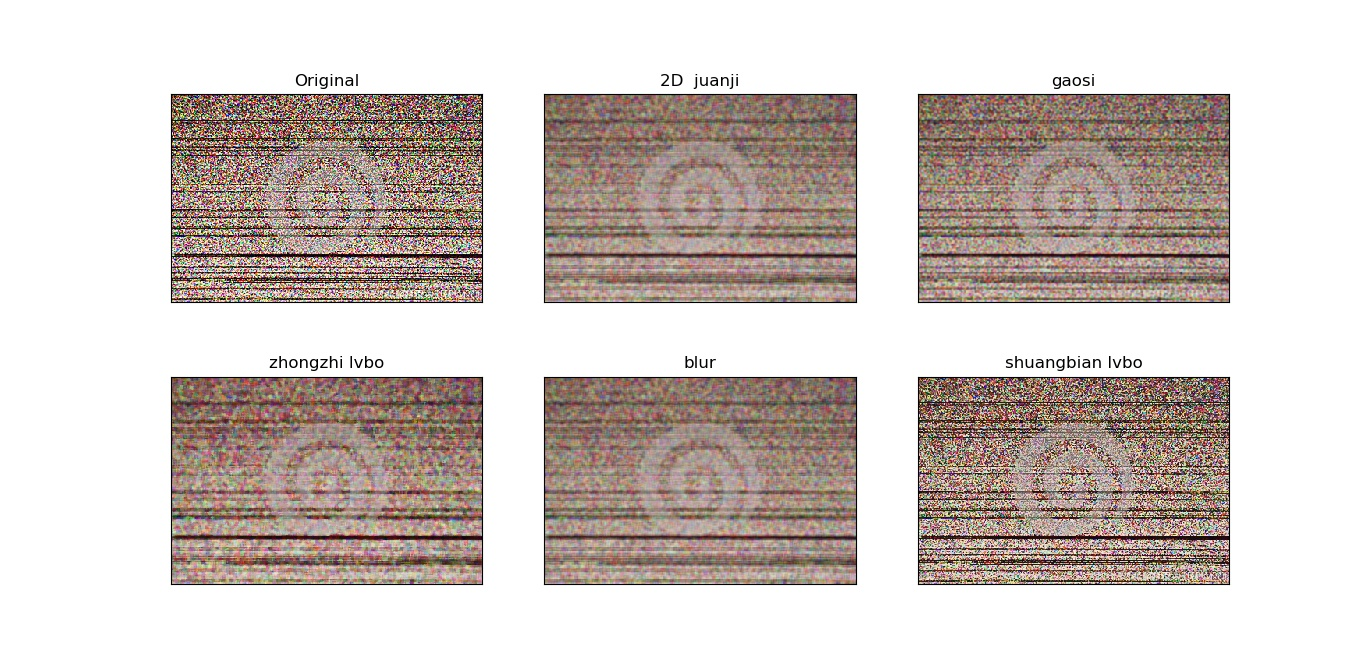

This chart was generated by the following Python code:
import cv2
import numpy as np
from matplotlib import pyplot as plt




p=5
img = cv2.imread('a1.jpg')





'''
2D  卷积
与以为信号一样，我们也可以对 2D 图像实施低通滤波（LPF），高通滤波（HPF）等。LPF 帮助我们去除噪音，模糊图像。
HPF 帮助我们找到图像的边缘。OpenCV 提供的函数 cv.filter2D() 可以让我们对一幅图像进行卷积操作。
下面我们将对一幅图像使用平均滤波器。下面是一个 5x5 的平均滤波器核：
操作如下：将核放在图像的一个像素 A 上，求与核对应的图像上 25（5x5）个像素的和，在取平均数
，用这个平均数替代像素 A 的值。重复以上操作直到将图像的每一个像素值都更新一边。代码如下，运行一下吧。
'''

kernel = np.ones((p,p),np.float32)/p/p
dst = cv2.filter2D(img,-1,kernel)





'''
高斯模糊
现在把卷积核换成高斯核（简单来说，方框不变，将原来每个方框的值是相等的，现在里面的值是符合高斯分布的，
方框中心的值最大，其余方框根据距离中心元素的距离递减，构成一个高斯小山包。
原来的求平均数现在变成求加权平均数，全就是方框里的值）。实现的函数是 cv2.GaussianBlur()。
我们需要指定高斯核的宽和高（必须是奇数）。以及高斯函数沿 X，Y 方向的标准差。
如果我们只指定了 X 方向的的标准差，Y 方向也会取相同值。如果两个标准差都是 0，那么函数会根据核函数的大小自己计算。
高斯滤波可以有效的从图像中去除高斯噪音。
'''

dst1=cv2.GaussianBlur(img,(p,p),0)






'''
中值模糊
顾名思义就是用与卷积框对应像素的中值来替代中心像素的值。这个滤波器经常用来去除椒盐噪声。
前面的滤波器都是用计算得到的一个新值来取代中心像素的值，而中值滤波是用中心像素周围（也可以使他本身）的值来取代他。
他能有效的去除噪声。卷积核的大小也应该是一个奇数。
'''

dst2=cv2.medianBlur(img,p)







'''
平均
这是由一个归一化卷积框完成的。他只是用卷积框覆盖区域所有像素的平均值来代替中心元素。
可以使用函数 cv2.blur() 和 cv2.boxFilter() 来完这个任务。可以同看查看文档了解更多卷积框的细节。
我们需要设定卷积框的宽和高。下面是一个 3x3 的归一化卷积框：
'''

dst3 = cv2.blur(img,(p,p))








'''
双边滤波
函数 cv2.bilateralFilter() 能在保持边界清晰的情况下有效的去除噪音。但是这种操作与其他滤波器相比会比较慢。
我们已经知道高斯滤波器是求中心点邻近区域像素的高斯加权平均值。这种高斯滤波器只考虑像素之间的空间关系，
而不会考虑像素值之间的关系（像素的相似度）。所以这种方法不会考虑一个像素是否位于边界。
因此边界也会别模糊掉，而这正不是我们想要。双边滤波在同时使用空间高斯权重和灰度值相似性高斯权重。
空间高斯函数确保只有邻近区域的像素对中心点有影响，
灰度值相似性高斯函数确保只有与中心像素灰度值相近的才会被用来做模糊运算。
所以这种方法会确保边界不会被模糊掉，因为边界处的灰度值变化比较大。
'''
#9 邻域直径，两个 75 分别是空间高斯函数标准差，灰度值相似性高斯函数标准差
blur1 = cv2.bilateralFilter(img,9,75,75)





plt.subplot(231),plt.imshow(img),plt.title('Original')
plt.xticks([]), plt.yticks([])
plt.subplot(232),plt.imshow(dst),plt.title('2D  juanji')
plt.xticks([]), plt.yticks([])
plt.subplot(233),plt.imshow(dst1),plt.title('gaosi')
plt.xticks([]), plt.yticks([])
plt.subplot(234),plt.imshow(dst2),plt.title('zhongzhi lvbo')
plt.xticks([]), plt.yticks([])
plt.subplot(235),plt.imshow(dst3),plt.title('blur')
plt.xticks([]), plt.yticks([])
plt.subplot(236),plt.imshow(blur1),plt.title('shuangbian lvbo')
plt.xticks([]), plt.yticks([])
plt.show()
